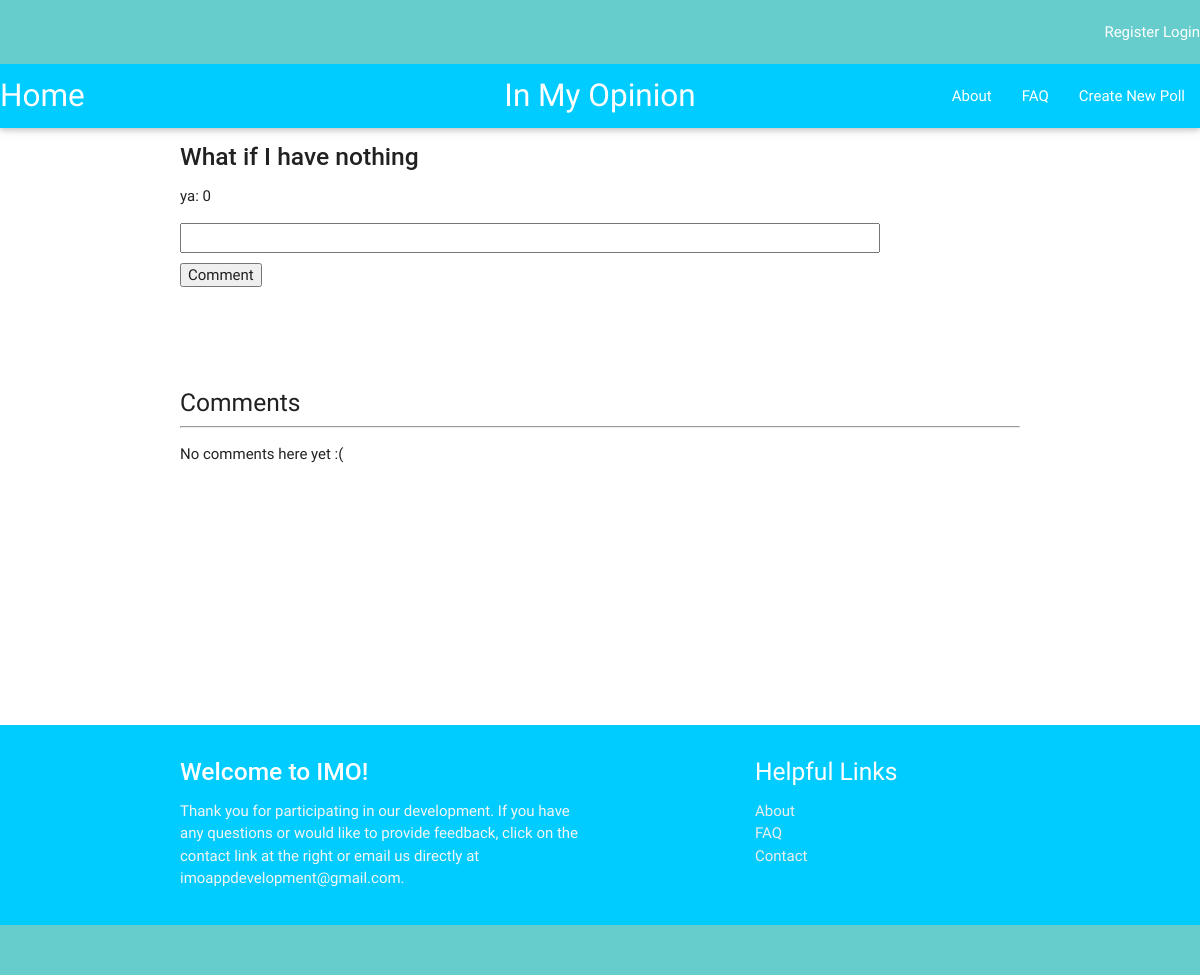
Before: /imo_app/48/results/ with the older database file.
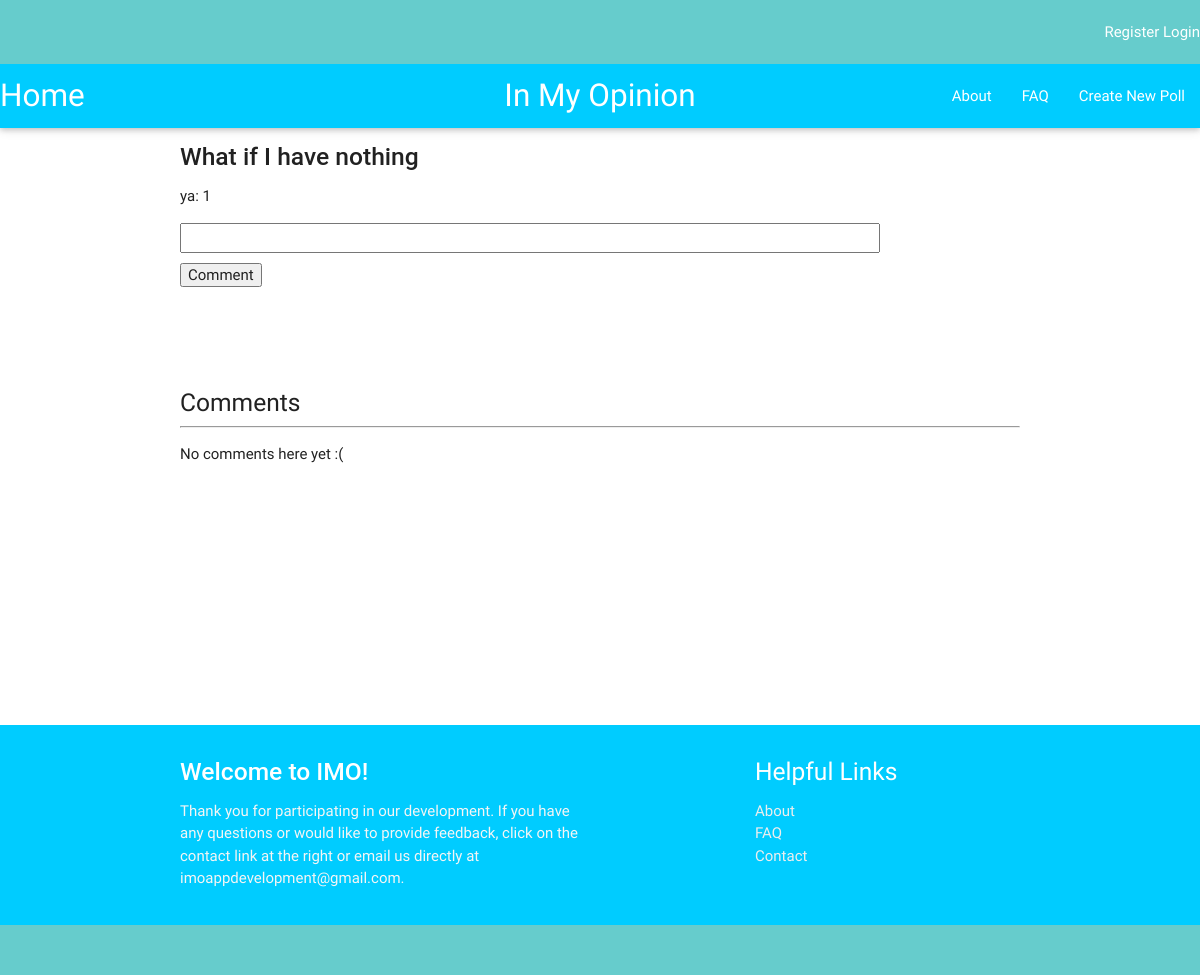
After: the same page with the newer database file.
### imo_app/models.py (models this page shows, shortened)
class Choice(models.Model):
    question = models.ForeignKey(Question, on_delete=models.CASCADE)
    image = models.ImageField(null=True, blank=True)
    choice_text = models.CharField(max_length=200)
    votes = models.IntegerField(default=0)

### imo_app/views.py (the view)
# urls.py: url(r'^(?P<question_id>[0-9]+)/results/$', views.results, name = 'results'),
def results(request, question_id):
    q = Question.objects.get(id = question_id)
    c = Comment.objects.filter(question=q)
    author = q.author.user.username
    if (author == request.user.username):
        check_author = '1'
    else:
        check_author = ''
    choices = Choice.objects.filter(question = q)
    context = {'question':q, 'choices': choices, 'comments': c, 'check_author': check_author}
    return render(request, 'imo_app/results.html', context)

### imo_app/templates/imo_app/results.html (shortened to what this page needs)
{% extends "imo_app/base.html" %}
{% block content %}
  <p><h5><strong>{{question.question_text}}</strong></h5></p>
  {% for c in choices %}
      {% if c.choice_text != '' %}
      <p>{{ c.choice_text }}: {{c.votes}}</p>
      {% endif %}
  {% endfor %}
  <form action="{% url 'imo_app:add_comment' question.id %}" method="post">
  <p><input type="TextArea" style = "height:30px; width:700px" class = 'comment_text' value="" name='comment_text'/></p>
  <input type="submit" value="Comment"  />
  </form>
  <br></br>
  <br></br>
  <h5> Comments </h5>
      <hr>
  {% for i in comments %}
      <div class="Comments">
          <div class="date"><strong>{{ i.author }}</strong> <i>{{ i.pub_date }}</i></div>
          <div class="divider"></div>
          <p>{{ i.comment_text }}</p>
          <br></br>
      </div>
  {% empty %}
      <p>No comments here yet :(</p>
  {% endfor %}
<br></br>
<br></br>
{% endblock content %}

Changed rows visible on the page:
changed Choice "ya": votes "0" → "1"
